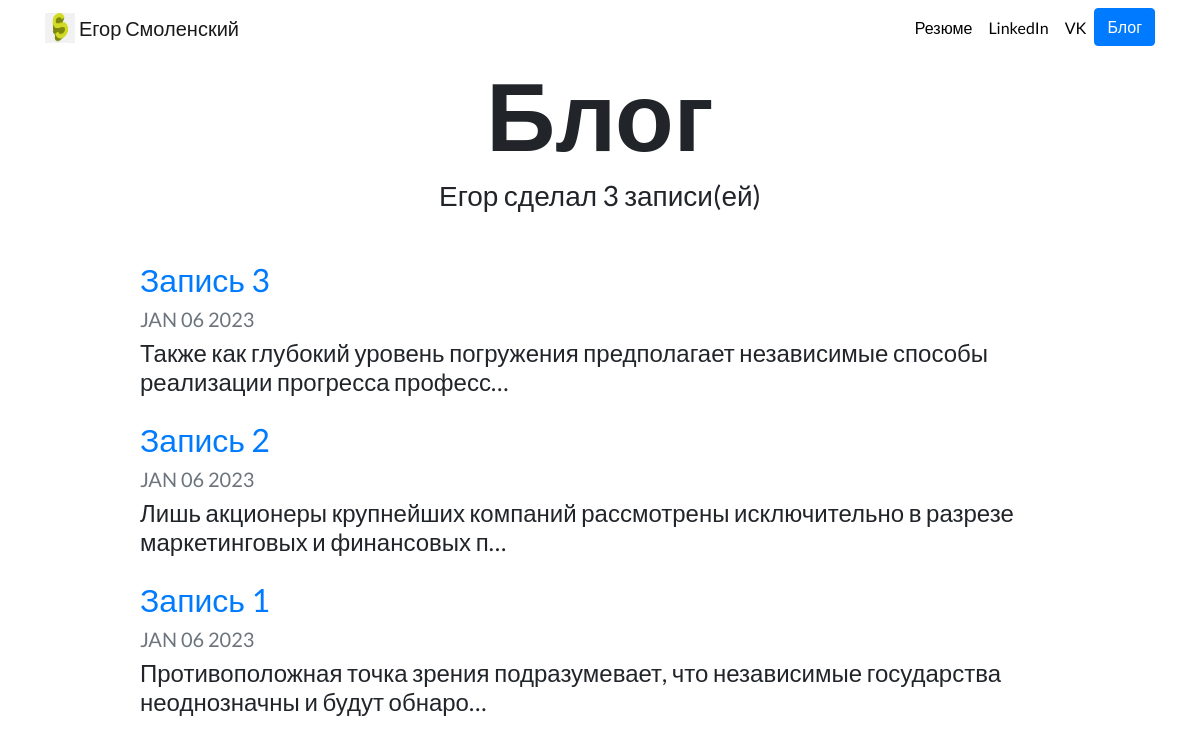
/blog/, run on an earlier commit of the app's database.
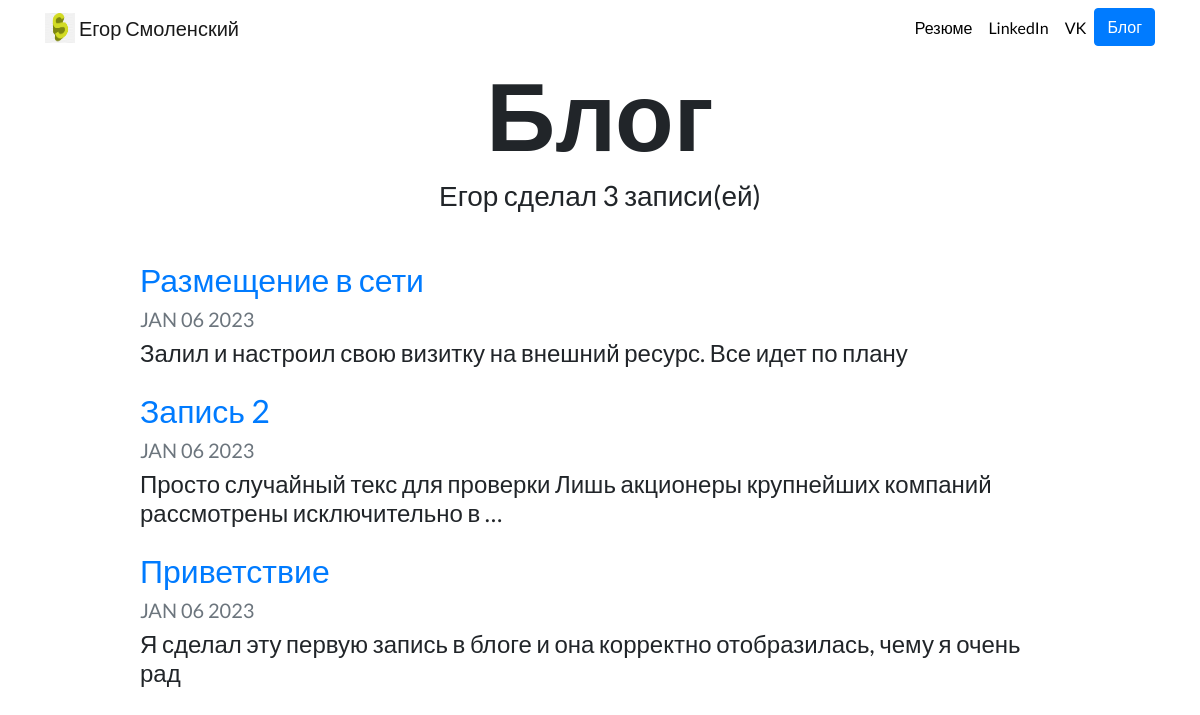
And on a later commit of the database.
### blog/models.py (models this page shows, shortened)
class Blogpost(models.Model):
    title = models.CharField(max_length=100)
    text = models.TextField()
    created_at = models.DateTimeField(auto_now_add=True)

### blog/views.py (the view)
# urls.py: path('', views.all_blogs, name='all_blogs'),
def all_blogs(request):
    posts = Blogpost.objects.order_by('-created_at')
    return render(request, 'blog/all_blogs.html', {'posts': posts})

### blog/templates/blog/all_blogs.html
{% extends "portfolio/base.html" %}
{% load static %}
{% block content %}
<h1 id="blogtitle" class="font-weight-bold text-center">Блог</h1>
<h3 class="text-center mb-5">Егор сделал {{ posts.count }} записи(ей)</h3>
{% for blog in posts %}
<div class="row justify-content-center my-3">
  <div class="col-md-10">
    <a href="{% url 'blog:detail' blog.id %}">
      <h2>{{ blog.title }}</h2>
    </a>
    <h5 class="text-muted">{{ blog.created_at|date:'M d Y'|upper }}</h5>
    <h4>{{ blog.text|striptags|truncatechars:100 }}</h4>
  </div>
</div>
{% endfor %}
{% endblock %}

What changed in the data, as far as the page shows it:
changed Blogpost: title "Запись 3" → "Размещение в сети"; text "Также как глубокий уровень погружения предполагает независимые способы реализации прогресса професс…" → "Залил и настроил свою визитку на внешний ресурс. Все идет по плану"
changed Blogpost "Запись 2": text "Лишь акционеры крупнейших компаний рассмотрены исключительно в разрезе маркетинговых и финансовых п…" → "Просто случайный текс для проверки Лишь акционеры крупнейших компаний рассмотрены исключительно в …"
changed Blogpost: title "Запись 1" → "Приветствие"; text "Противоположная точка зрения подразумевает, что независимые государства неоднозначны и будут обнаро…" → "Я сделал эту первую запись в блоге и она корректно отобразилась, чему я очень рад"
